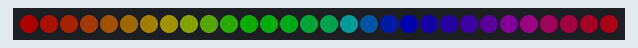
This program was run on a simulated ESP32. On the bench: 30 RGB LEDs in strip order, left to right. Dim RGB values are drawn brighter than linear.

Above: at 0.65 s.
At 5.37 s:
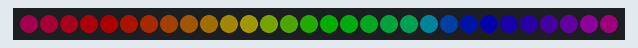
At 10.09 s:
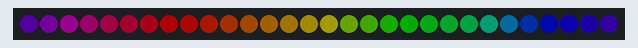
At 14.49 s:
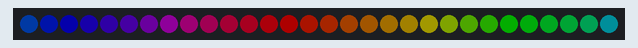
At 19.53 s:
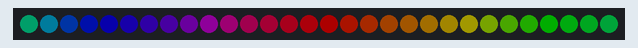
At 39.34 s:
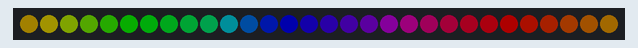

The program:

main.cpp
```cpp
#include <Arduino.h>
#include <FastLED.h>

#define DATA_PIN    16
#define NUM_LEDS    30
#define BRIGHTNESS  50      // keep low on USB power (0–255)
#define LED_TYPE    WS2812B
#define COLOR_ORDER GRB     // WS2812B is GRB, not RGB

CRGB leds[NUM_LEDS];

void setup() {
  delay(500); // power-up safety delay
  FastLED.addLeds<LED_TYPE, DATA_PIN, COLOR_ORDER>(leds, NUM_LEDS)
         .setCorrection(TypicalLEDStrip);
  FastLED.setBrightness(BRIGHTNESS);
}

void rainbow() {
  static uint8_t hue = 0;
  for (int i = 0; i < NUM_LEDS; i++) {
    leds[i] = CHSV(hue + (i * 255 / NUM_LEDS), 255, 255);
  }
  FastLED.show();
  hue++;
  delay(20);
}

void loop() {
  rainbow();
}
```
